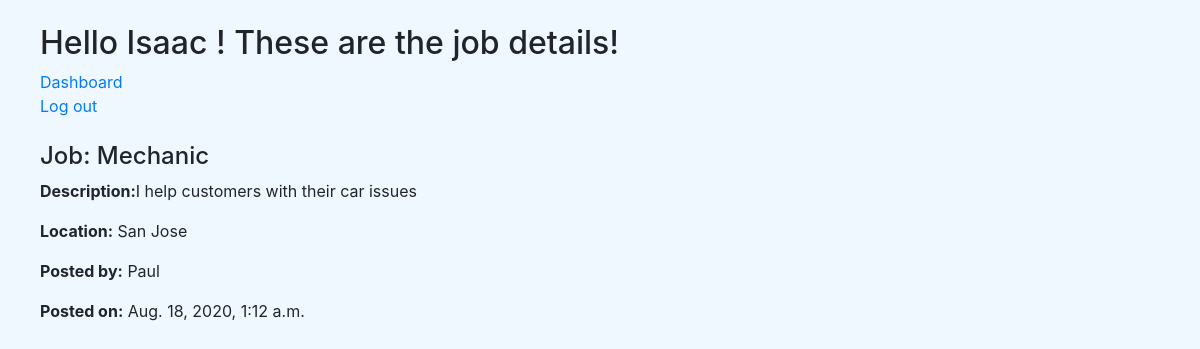
The app's page /jobs/4 (signed in) with its own data.
### main/models.py (models this page shows)
class User(models.Model):
    first_name=models.CharField(max_length=60)
    last_name=models.CharField(max_length=60)
    email=models.EmailField(max_length=50)
    password=models.CharField(max_length=30)
    created_at=models.DateTimeField(auto_now_add=True)
    updated_at=models.DateTimeField(auto_now=True)
    objects=UserManager()   ##dont forget to create objects

class Job(models.Model):
    title=models.CharField(max_length=70)
    description=models.TextField(max_length=200)
    location=models.CharField(max_length=100)
    created_at=models.DateTimeField(auto_now_add=True)
    updated_at=models.DateTimeField(auto_now=True)
    user=models.ForeignKey(User, on_delete=models.CASCADE)
    objects=JobManager()######DONT FORGET TO ADD AFTER ADDING SECOND VALIDATIONS ####

### main/views.py (the view)
# urls.py: path("jobs/<int:job_id>", views.view_job_page),
def view_job_page(request, job_id):
    context={
        "job": Job.objects.get(id=job_id),
        "user": User.objects.get(id=request.session["user_id"])
    }
    return render(request, "view_job_page.html", context)

### main/templates/view_job_page.html (shortened to what this page needs)
<!DOCTYPE html>
<html lang="en">
<head>
    <link rel="stylesheet" href="https://stackpath.bootstrapcdn.com/bootstrap/4.5.2/css/bootstrap.min.css">
</head>
<div class="background">
<body>
<div class="body">
    <br>
    <h2 class="display-8">Hello {{user.first_name}} ! These are the job details!</h2>
    <div><a href="/dashboard">Dashboard</a></div>
    <div><a href="/">Log out</a></div>
   <br>
    <h4>Job: {{job.title}}</h4>
    <p><b>Description:</b>{{job.description}}</p>
    <p><b>Location:</b> {{job.location}}</p>
    <p><b>Posted by:</b> {{job.user.first_name}}</p>
    <p><b>Posted on:</b> {{job.created_at}}</p>
</div>
</div>
</body>
</html>

### main/templates/view_job_page.html (style rules this page uses)
.background { background-color: aliceblue; min-width: 900px; min-height: 1200px; }
.body { margin-left: 40px; }

### records on screen
User: first_name "Isaac"
Job: title "Mechanic", description "I help customers with their car issues", location "San Jose", user.first_name "Paul", created_at "Aug. 18, 2020, 1:12 a.m."
